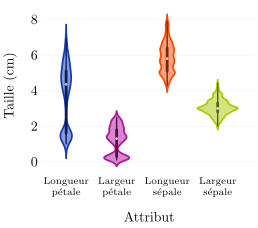

The script that drew this image:
from python2latex import Plot, holi_cmap, holi, Document, LinearColorMap
from python2latex.utils import JCh2rgb, rgb2JCh
import numpy as np
import seaborn as sns
import matplotlib.pyplot as plt

iris = sns.load_dataset("iris")
features = ['petal_length',
            'petal_width',
            'sepal_length',
            'sepal_width']
data = [iris[feature] for feature in features]
# Using seaborn to produce the violin plots
ax = sns.violinplot(data=data, cut=2.3, gridsize=200, bw=.2)

plot = Plot(
    plot_path='./examples/',
    plot_name='violin_plot_example',
    as_float_env=False,
    grid='none',
    ymajorgrids='true',
    grid_style=('gray!35', 'ultra thin'),
    width='7cm',
    height='6cm',
    ylabel_style='{yshift=-4mm}',
    xlabel_style='{yshift=-3.5mm}',
    axis_line_style='{draw=none}',
    x_tick_label_style='{align=center, font=\\scriptsize}',
    xtick_style='{draw=none}',
    ytick_style='{draw=none}',
)

palette = holi(4)

for i, feature in enumerate(features):
    x, y = ax.collections[2*i]._paths[0]._vertices.T # Hacking into matplotlib objects to find the data defining the envelope

    q25, q50, q75 = np.percentile(data[i], [25, 50, 75])
    extrema = (i,i), (np.min(data[i]), np.max(data[i]))
    quartiles = (i,i), (q25, q75)
    median = (i,), (q50,)

    plot.add_plot(x, y, 'fill', line_cap='round', line_join='round', fill_opacity=.5, color=palette[i])
    plot.add_plot(*median,
                  'only marks',
                  mark_size='.4pt',
                  color=f'{palette[i]}!25')
    plot.add_plot(*extrema,
                  color=f'{palette[i]}!50!black',
                  line_cap='round',
                  line_width='1pt',
                  )
    plot.add_plot(*quartiles,
                  color=f'{palette[i]}!50!black',
                  line_cap='round',
                  line_width='2pt',
                  )

plot.x_label = 'Attribut'
plot.y_label = 'Taille (cm)'
plot.x_ticks = [0,1,2,3]
plot.x_ticks_labels = [
    'Longueur\\\\ pétale',
    'Largeur\\\\ pétale',
    'Longueur\\\\ sépale',
    'Largeur\\\\ sépale',
    ]
plot.y_ticks = list(range(0,11,2))
plot.y_min = -.6

doc = Document('violin_plot_example', filepath='./examples/', doc_type='standalone')

doc += plot

doc.build(delete_files=['log', 'aux'])
